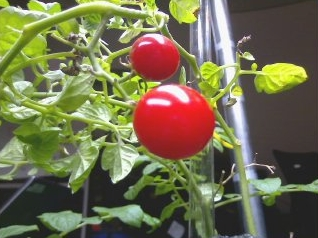
#> input picture images/jpg/tomato.jpg, 318 x 238 px, found by its file name
$ python 01_color_channels.py
#> lines starting #> are read from the running program, lines starting #| are printed output that depends on the picture
from PIL import Image
import numpy as np
import matplotlib.pyplot as plt
import math


# CTRL+K-C--> comment  CTRL+KU-->uncomment
# GENERATION OF SINGLE COLOR IMAGES AND CONCATENATION
im = np.array(Image.open('./images/jpg/tomato.jpg'))
#> im is the input picture: shape (238, 318, 3); mean R, G, B 115.3, 111.8, 79.4
im_R = im[:, :, 0]
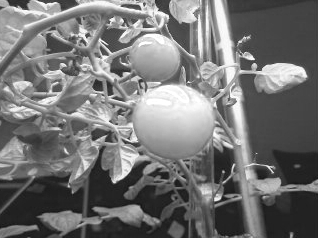
#> im_R: shape (238, 318); min 16, max 255, mean 115.3
im_G = im[:, :, 1]
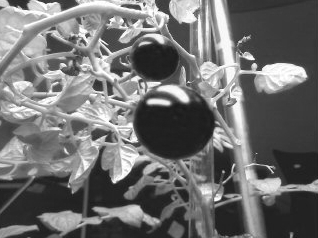
#> im_G: shape (238, 318); min 23, max 255, mean 111.8
im_B = im[:, :, 2]
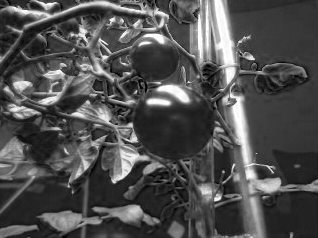
#> im_B: shape (238, 318); min 0, max 255, mean 79.4

im_RGB = np.concatenate((im_R, im_G, im_B), axis=1)
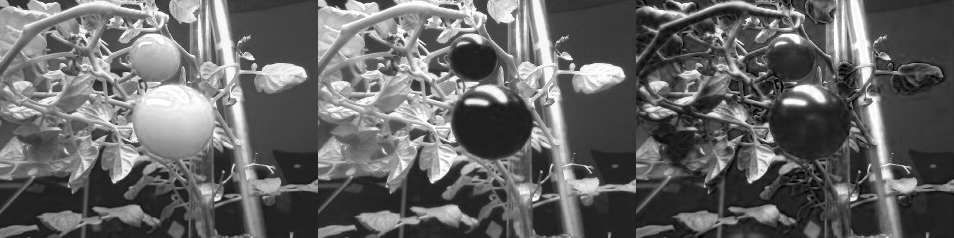
#> im_RGB: shape (238, 954); min 0, max 255, mean 102.1
# im_RGB = np.hstack((im_R, im_G, im_B))
# im_RGB = np.c_['1', im_R, im_G, im_B]
imgplot = plt.imshow(im_RGB,'gray')
plt.show()

$ run again, with images/jpg/58060.jpg copied over images/jpg/tomato.jpg
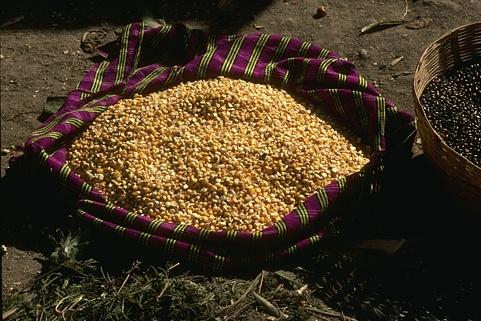
#> input picture images/jpg/58060.jpg, 481 x 321 px, found by its file name
#> im is the input picture: shape (321, 481, 3); mean R, G, B 69.5, 54.5, 35.6
#> `im_B = im[:, :, 2]`:
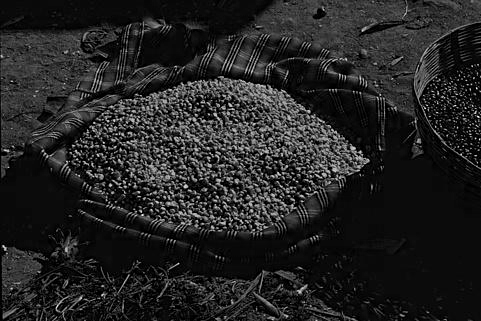
#> im_B: shape (321, 481); min 0, max 246, mean 35.6
#> `im_RGB = np.concatenate((im_R, im_G, im_B), axis=1)`:
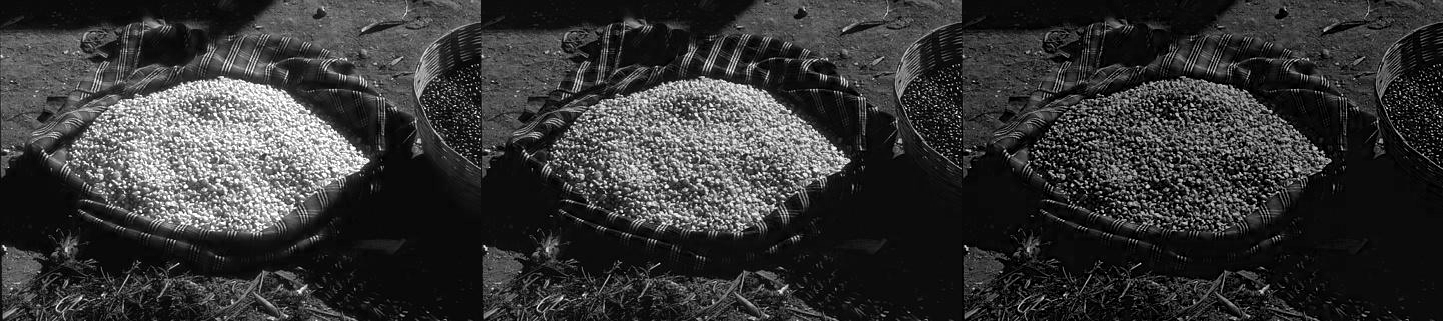
#> im_RGB: shape (321, 1443); min 0, max 255, mean 53.2

$ run again, with images/jpg/eiffel2-1.jpg copied over images/jpg/tomato.jpg
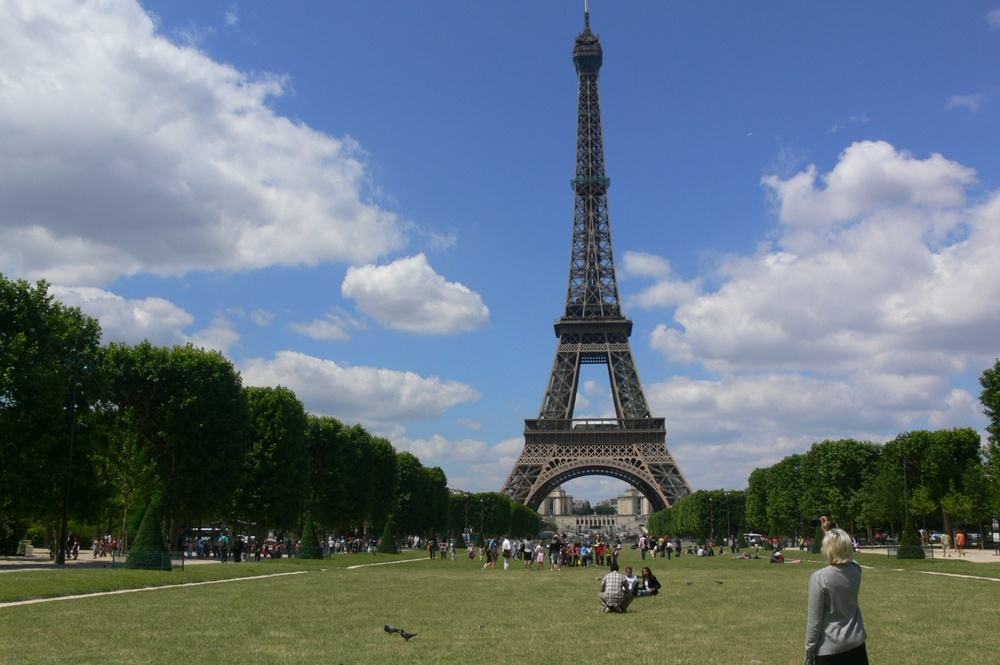
#> input picture images/jpg/eiffel2-1.jpg, 1000 x 665 px, shrunk from 1280 x 851 before the run, found by its file name
#> im is the input picture: shape (665, 1000, 3); mean R, G, B 103.7, 119.2, 131.5
#> `im_B = im[:, :, 2]`:
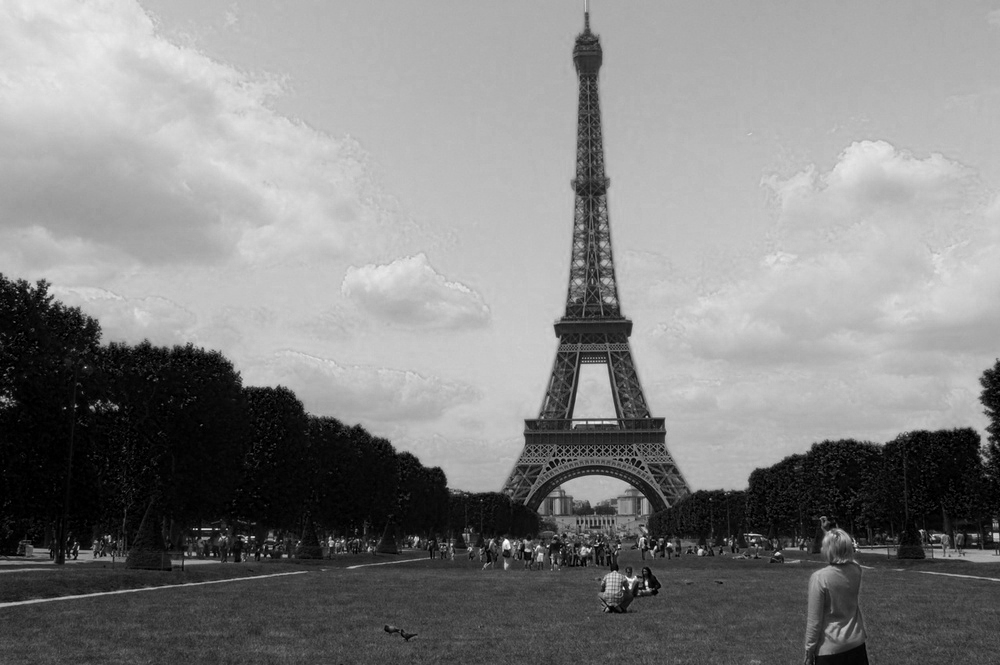
#> im_B: shape (665, 1000); min 0, max 255, mean 131.5
#> `im_RGB = np.concatenate((im_R, im_G, im_B), axis=1)`:
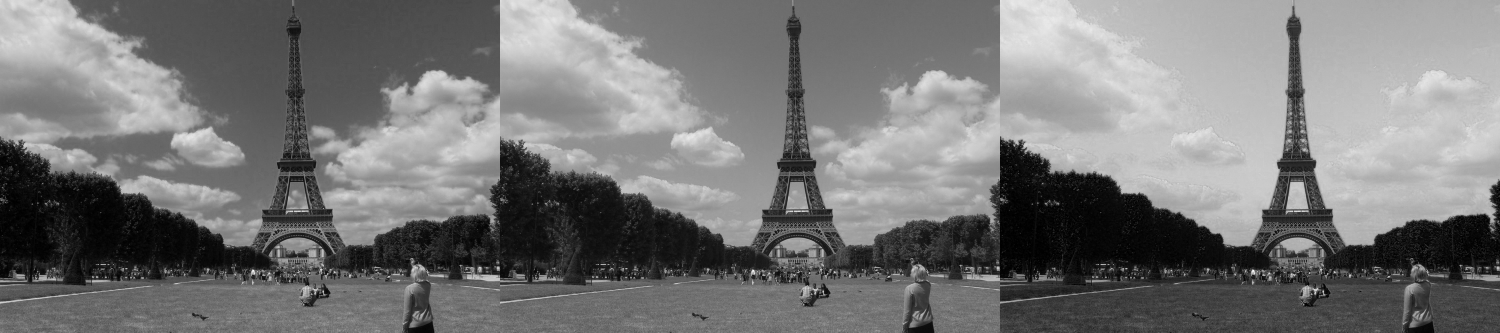
#> im_RGB: shape (665, 3000) (shown at 1/2 size); min 0, max 255, mean 118.2
